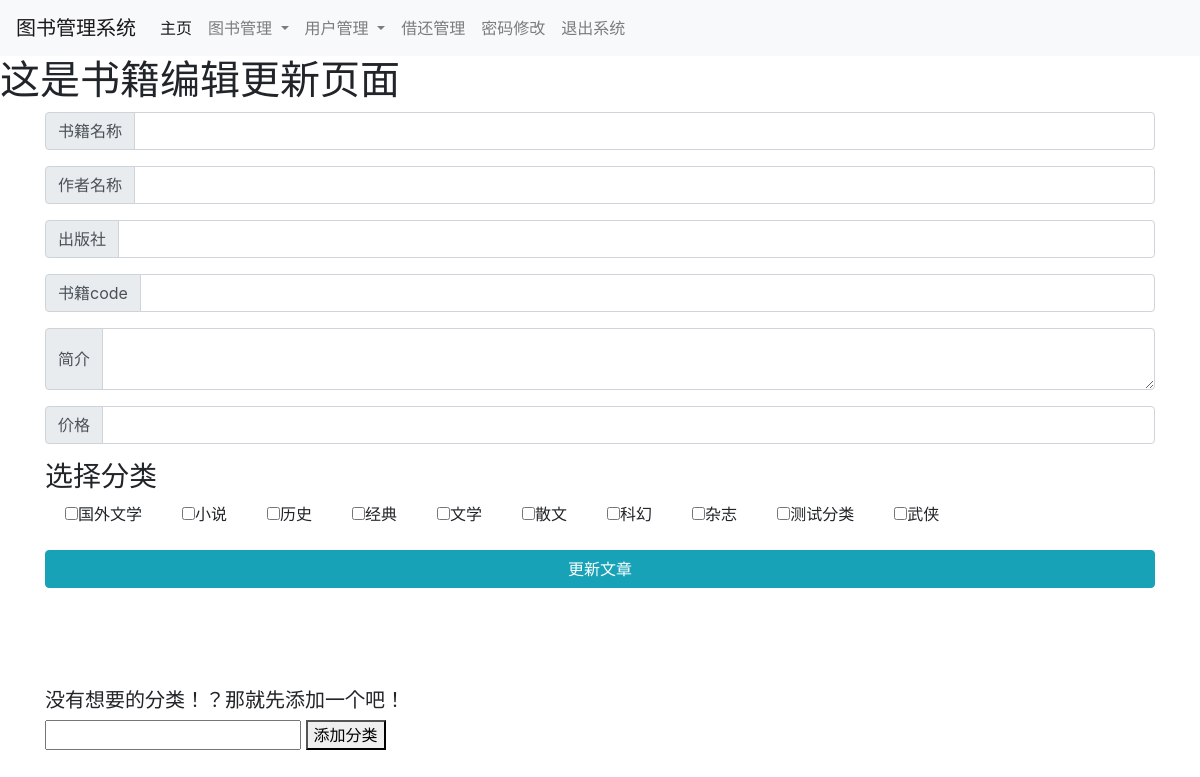
Page /admin_book_update.php (signed in) on the committed database.
### tables this page shows
CREATE TABLE `book_cate` (
  `cate_id` int(11) NOT NULL AUTO_INCREMENT,
  `cate_name` varchar(255) NOT NULL,
  PRIMARY KEY (`cate_id`)
);

### admin_book_update.php (the view, shortened to what this page needs)
<?php
include ('mysql_connection.php');
?>
<!doctype html>
<html lang="CN">
<head>
</head>
<body>
<?php
include ('admin_header.php');
?>
<h1>这是书籍编辑更新页面</h1>
<div class="container-fluid">
    <div class="container">
        <?php
            $bid = $_GET['id'];
            $sql = "SELECT book_info.book_id as bid,book_name,book_author,book_chuban,book_code,book_Introduction,book_price,GROUP_CONCAT( book_cate.cate_id) AS cate_id_list FROM book_info,book_cate,book_info_cate WHERE book_info.book_id = book_info_cate.book_id AND book_cate.cate_id = book_info_cate.cate_id AND book_info.book_id = '$bid' GROUP BY book_info.book_id";
            $res = mysqli_query($link_info,$sql);
            $row = mysqli_fetch_assoc($res);
            $cateid_array = explode(",",$row['cate_id_list']);
        ?>
        <form action="admin_update_book.php" method="post">
            <div class="input-group mb-3">
                <div class="input-group-prepend">
                    <span class="input-group-text" id="basic-addon1">书籍名称</span>
                </div>
                <?php echo "<input type='text' name='bookname' value='$row[book_name]' class='form-control' aria-describedby='basic-addon1'>"?>
            </div>
            <div class="input-group mb-3">
                <div class="input-group-prepend">
                    <span class="input-group-text" id="basic-addon1">作者名称</span>
                </div>
                <?php echo "<input type='text' name='authorname' value='$row[book_author]' class='form-control' aria-describedby='basic-addon1'>"?>
            </div>
            <div class="input-group mb-3">
                <div class="input-group-prepend">
                    <span class="input-group-text" id="basic-addon1">出版社</span>
                </div>
                <?php echo "<input t ype='text' name='chubanname' value='$row[book_chuban]' class='form-control' aria-describedby='basic-addon1'>"?>
            </div>
            <div class="input-group mb-3">
                <div class="input-group-prepend">
                    <span class="input-group-text" id="basic-addon1">书籍code</span>
                </div>
                <?php echo"<input type='text' name='bookcode' value='$row[book_code]' class='form-control' aria-describedby='basic-addon1'>"?>
            </div>
            <div class="input-group mb-3">
                <div class="input-group-prepend">
                    <span class="input-group-text">简介</span>
                </div>
                <?php echo "<textarea class='form-control' name='bookintroduct' aria-label='With textarea'>$row[book_Introduction]</textarea>"?>
            </div>
            <div class="input-group mb-3">
                <div class="input-group-prepend">
                    <span class="input-group-text" id="basic-addon1">价格</span>
                </div>
                <?php echo "<input type='text' value='$row[book_price]' name='bookprice' class='form-control' aria-describedby='basic-addon1'>"?>
            </div>
            <h3>选择分类</h3>
            <div class="form-group">
                <?php
                $cate_sql = "select cate_id,cate_name from book_cate";
                $result = mysqli_query($link_info,$cate_sql);
                foreach ($result as $res){
                    echo "<label class='checkbox-inline'>";
                    if(in_array($res['cate_id'],$cateid_array)){
                        echo "<input type='checkbox' name='cate_id[]' checked='checked' value='$res[cate_id]'>".$res['cate_name'];
                    }else{
                        echo "<input type='checkbox' name='cate_id[]' value='$res[cate_id]'>".$res['cate_name'];
                    }
                    echo "</label>";
                }
                ?>
            </div>
            <button type="submit" class="btn btn-info" style="width: 100%">更新文章</button>
        </form>
        <div class="add_cate">
            <form action="#" method="post">
                <h5>没有想要的分类！？那就先添加一个吧！</h5>
                <input type="text" name="cate" id="cate">
                <button type="button" class="add_btn">添加分类</button>
            </form>
        </div>
    </div>
</div>
</body>
</html>

### admin_book_update.php (style rules this page uses)
.form-group label { padding-left: 20px; padding-right: 20px; }
.add_cate { margin-top: 100px; }

### rows in the picture
book_cate: cate_name "国外文学"
book_cate: cate_name "小说"
book_cate: cate_name "历史"
book_cate: cate_name "经典"
book_cate: cate_name "文学"
book_cate: cate_name "散文"
book_cate: cate_name "科幻"
book_cate: cate_name "杂志"
book_cate: cate_name "测试分类"
book_cate: cate_name "武侠"
